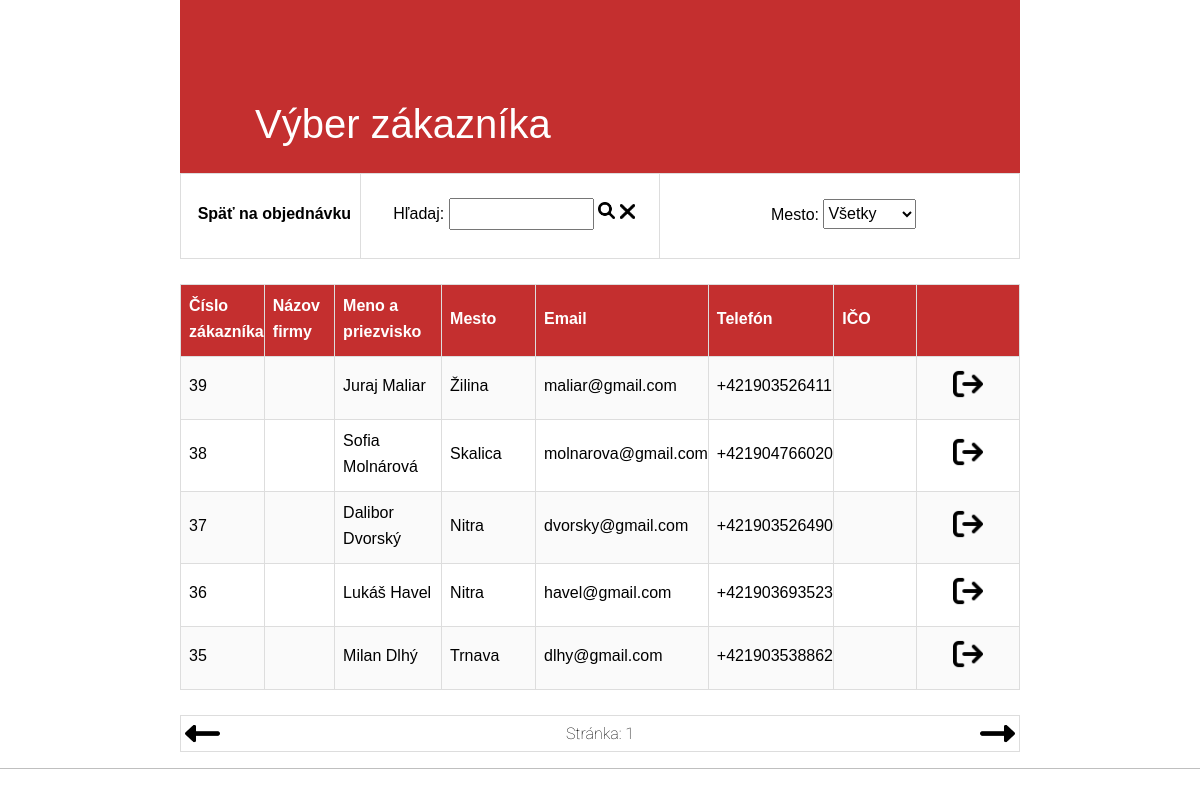
The app's page /admin/vyber_zakaznika.php (signed in) with its own data.
### tables this page shows
CREATE TABLE `zakaznik` (
  `ID_zakaznika` int(10) UNSIGNED NOT NULL,
  `Zak_Nazov_firmy` varchar(50) DEFAULT NULL,
  `Zak_Meno` varchar(50) NOT NULL,
  `Zak_Priezvisko` varchar(50) NOT NULL,
  `Zak_Email` varchar(50) NOT NULL,
  `Zak_Telefon` varchar(20) NOT NULL,
  `Zak_Ulica_cislo_fakturacna` varchar(50) NOT NULL,
  `Zak_Mesto_fakturacna` varchar(50) NOT NULL,
  `Zak_PSC_fakturacna` varchar(5) NOT NULL,
  `Zak_Ulica_cislo_dodacia` varchar(50) DEFAULT NULL,
  `Zak_Mesto_dodacia` varchar(50) DEFAULT NULL,
  `Zak_PSC_dodacia` varchar(5) DEFAULT NULL,
  `Zak_ICO` varchar(8) DEFAULT NULL,
  `Zak_DIC` varchar(10) DEFAULT NULL,
  `Zak_IC_DPH` varchar(12) DEFAULT NULL,
  `Zak_Nazov_banky` varchar(50) DEFAULT NULL,
  `Zak_Cislo_uctu` varchar(30) DEFAULT NULL,
  `Zak_Poznamka` varchar(200) DEFAULT NULL,
  `ID_pouzivatela` int(10) UNSIGNED DEFAULT NULL
);

### admin/config.php (called while the page is built, shortened)
<?php
$limit=5;
?>

### admin/vyber_zakaznika.php (the view, shortened to what this page needs)
<!DOCTYPE html>
<html>
<head>
<?php include "head.php" ?>
</head>
<body>
<?php
include "config.php";
$dblink = mysqli_connect($mysql_server, $mysql_user, $mysql_password, $mysql_db);
$server=$_SERVER['HTTP_HOST'];
if($_SERVER['HTTP_REFERER'] !="http://".$server.'/'.$dir_name.'/'.'admin/vyber_zakaznika.php'
AND $_SERVER['HTTP_REFERER'] != "http://".$server.'/'.$dir_name.'/'."admin/vyber_zakaznika.php?doprava=1" AND  $_SERVER['HTTP_REFERER'] != "http://".$server.'/'.$dir_name.'/'."admin/vyber_zakaznika.php?dolava=1")
{
	$offset = 0;
	$stranka = 1;
}
if(!isset($_POST['skupina']))
	$skupina="";
else
	$skupina=$_POST['skupina'];
if(!isset($_POST['hladaj']))
	$hladaj="";
else
	$hladaj=$_POST['hladaj'];
if($skupina == "")
{
	$podmienka="";
}
?>
<h1>Výber zákazníka</h1>
<table class = "zoznam" align="center" cellpadding="0" cellspacing="0">
	<tr>
		<td style = "text-align:center !important; width:15%;"><a href="objednavka.php">Späť na objednávku</a></td>
		<td class = "text-center" style = "text-align:center !important; width:25%;">
		<p>
			<form action="vyber_zakaznika.php" method="post">
				Hľadaj:
					<input type="text" id="hladaj" name="hladaj" class="filter" autofocus value="<?php echo $_POST['hladaj']?>">
					<input type="image" src="images/magnifying-glass-solid.png" title="Vyhľadaj" style="width:17px;">
					<input type="image" src="images/xmark-solid.png" title="Vymazať" style="width:15px;" onclick="forms[0].hladaj.value='';">
			</form>
		</p>
		</td>
		<td style = "text-align:center !important; width:30%;">
<?php
			$sql_filter = "Select * FROM zakaznik group by Zak_Mesto_fakturacna ";
			$vysledok=mysqli_query($dblink,$sql_filter);
			if (!$vysledok):
				echo "Doslo k chybe pri vytvarani SQL dotazu !";
			else:
?>
			<p><form action="vyber_zakaznika.php" method="post" >
				Mesto:
				<select class = "select_height" name="skupina" onChange="forms[1].submit()">
					<option value="">Všetky</option>
				</select>
			</form></p>
			<?php endif; 	 ?>
		</td>
	</tr>
</table>
<?php
	mysqli_set_charset($dblink, "utf8mb4");
if (!$_SESSION["offset"])
{	$offset=0;
	$stranka=1;
}
else
{
	$offset=$_SESSION["offset"];
	$stranka=$_SESSION["stranka"];
}
	$sql="SELECT * FROM zakaznik z LEFT JOIN registrovany_pouzivatel r ON z.ID_pouzivatela = r.ID_pouzivatela WHERE 1 $podmienka ORDER BY ID_zakaznika DESC LIMIT $limit OFFSET $offset";
?>
<br>
<div id="tabulka">
<table  class="zoznam" border="1" align="center" cellpadding="0" cellspacing="0">
<tr>
	<th width="10%">Číslo zákazníka</th>
	<th width="10%">Názov firmy</th>
	<th width="15%">Meno a priezvisko</th>
	<th width="15%">Mesto</th>
	<th width="15%">Email</th>
	<th width="15%">Telefón</th>
	<th width="15%">IČO</th>
	<th width="5%" colspan="2"></th>
</tr>
	<?php
	$vysledok = mysqli_query($dblink, $sql);
	while ($riadok = mysqli_fetch_assoc($vysledok)) {
	?>
		<tr>
			<td><?php echo $riadok["ID_zakaznika"];?></td>
			<td><?php echo $riadok["Zak_Nazov_firmy"];?></td>
			<td><?php echo $riadok["Zak_Meno"]." ".$riadok["Zak_Priezvisko"];?></td>
			<td><?php echo $riadok["Zak_Mesto_fakturacna"];?></td>
			<td><?php echo $riadok["Zak_Email"];?></td>
			<td><?php echo $riadok["Zak_Telefon"];?></td>
			<td><?php echo $riadok["Zak_ICO"];?></td>
			<td style = "text-align: center; ">
				<div class="container d-flex ms-3">
					<form  class="me-4" action="objednavka.php" method="post">
						<input class="mt-1" type="image" name="vybrat" Value="Vybrať" src="images/arrow-right-from-bracket-solid.png" title="Vybrať zákazníka" style="width:30px;">
					</form>
			</td>
		</tr>
		<?php
	}
?>
</table>
</div>
<br>
<?php
if(!$skupina AND !$hladaj):
?>
<div>
	<table id="sipky" border="1" align="center" cellpadding="0" cellspacing="0">
		<tr><td align="left">
		<a href="vyber_zakaznika.php?dolava=1"><img src="images/left-long-solid.png" title="Doľava" style="width:35px; margin-left:4px;"></a>
		</td>
		<td align="center">Stránka: <?php echo $stranka;?></td>
		<td align="right">
		<a href="vyber_zakaznika.php?doprava=1"><img src="images/right-long-solid.png" title="Doprava" style="width:35px; margin-right:4px;"></a>
		</td></tr>
	</table>
</div>
<hr>
<?php endif; ?>
</body>
</html>

### records on screen
zakaznik: ID_zakaznika "39", Zak_Meno "Juraj", Zak_Priezvisko "Maliar", Zak_Mesto_fakturacna "Žilina", Zak_Email "maliar@gmail.com", Zak_Telefon "+421903526411"
zakaznik: ID_zakaznika "38", Zak_Meno "Sofia", Zak_Priezvisko "Molnárová", Zak_Mesto_fakturacna "Skalica", Zak_Email "molnarova@gmail.com", Zak_Telefon "+421904766020"
zakaznik: ID_zakaznika "37", Zak_Meno "Dalibor", Zak_Priezvisko "Dvorský", Zak_Mesto_fakturacna "Nitra", Zak_Email "dvorsky@gmail.com", Zak_Telefon "+421903526490"
zakaznik: ID_zakaznika "36", Zak_Meno "Lukáš", Zak_Priezvisko "Havel", Zak_Mesto_fakturacna "Nitra", Zak_Email "havel@gmail.com", Zak_Telefon "+421903693523"
zakaznik: ID_zakaznika "35", Zak_Meno "Milan", Zak_Priezvisko "Dlhý", Zak_Mesto_fakturacna "Trnava", Zak_Email "dlhy@gmail.com", Zak_Telefon "+421903538862"

### other values on screen
$stranka "1"
